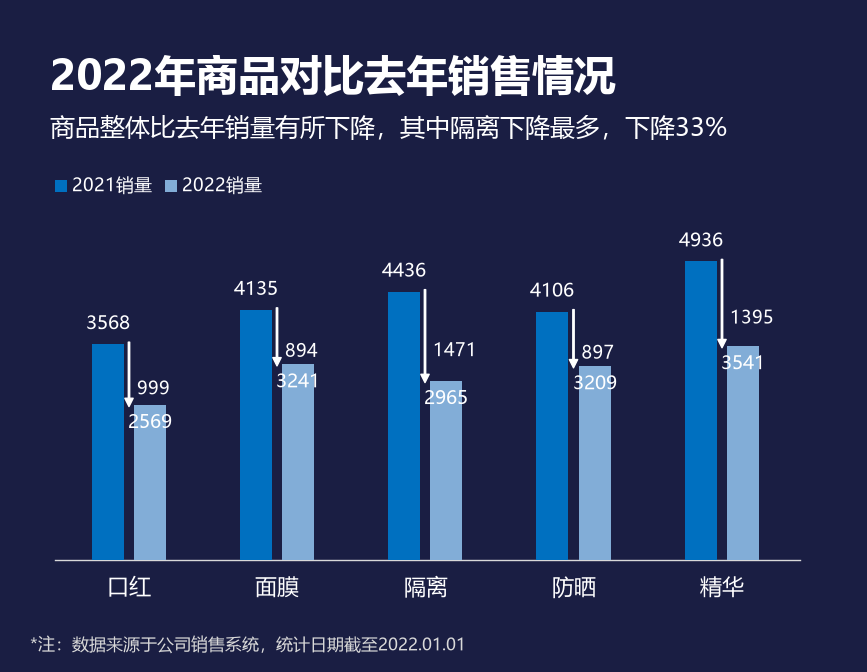

Generate this figure with Python:
# -*- coding: utf-8 -*-
# 第9图「对比柱形图」复刻 数据：口红3568/2569/-999 面膜4135/3241/-894 隔离4436/2965/-1471 防晒4106/3209/-897 精华4936/3541/-1395
import numpy as np
import matplotlib
import matplotlib.pyplot as plt
from matplotlib.patches import Rectangle, FancyArrow
import os

matplotlib.rcParams['font.sans-serif'] = ['Microsoft YaHei', 'SimHei']
matplotlib.rcParams['axes.unicode_minus'] = False

BG = '#1A1E43'
DBLUE = '#0070C0'
LBLUE = '#82ADD7'
NOTE = '#D9D9D9'
GRAY = '#D9D9D9'

W, H = 867, 672

cats = ['口红', '面膜', '隔离', '防晒', '精华']
v2021 = [3568, 4135, 4436, 4106, 4936]
v2022 = [2569, 3241, 2965, 3209, 3541]
diff = [999, 894, 1471, 897, 1395]

BASE = 560
PX = 0.0605
BAR_W = 32
DB_X = [108, 256, 404, 552, 701]   # center of dark blue bar
LB_X = [150, 298, 446, 595, 743]   # center of light blue bar
GROUP_CX = [129, 277, 426, 574, 722]

fig = plt.figure(figsize=(W/100, H/100), dpi=100)
fig.patch.set_facecolor(BG)
ax = fig.add_axes([0, 0, 1, 1])
ax.set_xlim(0, W)
ax.set_ylim(H, 0)
ax.set_facecolor(BG)
for s in ax.spines.values():
    s.set_visible(False)
ax.set_xticks([])
ax.set_yticks([])

# baseline
ax.plot([55, 800], [BASE, BASE], color=GRAY, linewidth=1, zorder=2)

for i in range(5):
    h1 = v2021[i] * PX
    h2 = v2022[i] * PX
    # dark blue bar
    ax.add_patch(Rectangle((DB_X[i]-BAR_W/2, BASE-h1), BAR_W, h1,
                           facecolor=DBLUE, edgecolor='none', zorder=3))
    # light blue bar
    ax.add_patch(Rectangle((LB_X[i]-BAR_W/2, BASE-h2), BAR_W, h2,
                           facecolor=LBLUE, edgecolor='none', zorder=3))
    # value on top of dark blue (above bar)
    ax.text(DB_X[i], BASE-h1-10, str(v2021[i]), color='white',
            fontsize=14, ha='center', va='bottom', zorder=5)
    # value inside light blue bar near top
    ax.text(LB_X[i], BASE-h2+18, str(v2022[i]), color='white',
            fontsize=14, ha='center', va='center', zorder=5)
    # category label below baseline
    ax.text(GROUP_CX[i], BASE+28, cats[i], color='white',
            fontsize=16, ha='center', va='center', zorder=5)
    # arrow from dark-blue top to light-blue top (downward)
    x_arr = (DB_X[i] + LB_X[i]) / 2
    y_from = BASE - h1
    y_to = BASE - h2
    ax.annotate('', xy=(x_arr, y_to+2), xytext=(x_arr, y_from-2),
                arrowprops=dict(facecolor='white', edgecolor='white',
                                width=1, headwidth=6, headlength=6),
                zorder=4)
    # diff label to the right of arrow
    ax.text(x_arr + 8, (y_from + y_to)/2 + 15, str(diff[i]), color='white',
            fontsize=13, ha='left', va='center', zorder=5)

# title
ax.text(50, 55, '2022年商品对比去年销售情况', color='white',
        fontsize=30, fontweight='bold', ha='left', va='top', zorder=5)
# subtitle
ax.text(50, 115, '商品整体比去年销量有所下降，其中隔离下降最多，下降33%',
        color='white', fontsize=18, ha='left', va='top', zorder=5)
# legend
ax.add_patch(Rectangle((55, 180), 12, 12, facecolor=DBLUE, edgecolor='none', zorder=5))
ax.text(72, 186, '2021销量', color='white', fontsize=13, ha='left', va='center', zorder=5)
ax.add_patch(Rectangle((165, 180), 12, 12, facecolor=LBLUE, edgecolor='none', zorder=5))
ax.text(182, 186, '2022销量', color='white', fontsize=13, ha='left', va='center', zorder=5)
# note
ax.text(30, 645, '*注：数据来源于公司销售系统，统计日期截至2022.01.01', color=NOTE,
        fontsize=12, ha='left', va='center', zorder=5)

out = r'D:\AAA作业\可视化作业\第二章 图表（前15）\对比柱形图\对比柱形图_复刻.png'
os.makedirs(os.path.dirname(out), exist_ok=True)
plt.savefig(out, dpi=100, facecolor=BG, bbox_inches=None, pad_inches=0)
print('saved', out)
